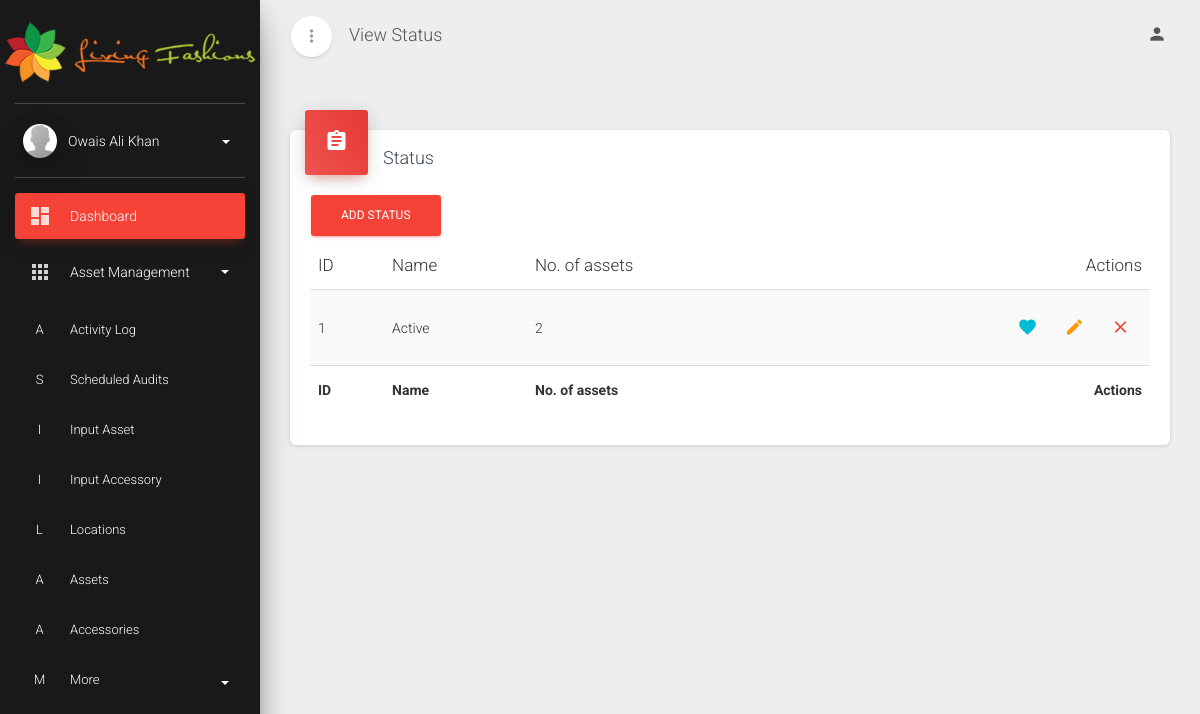
The app's page /view_statuses/ (signed in), older data.
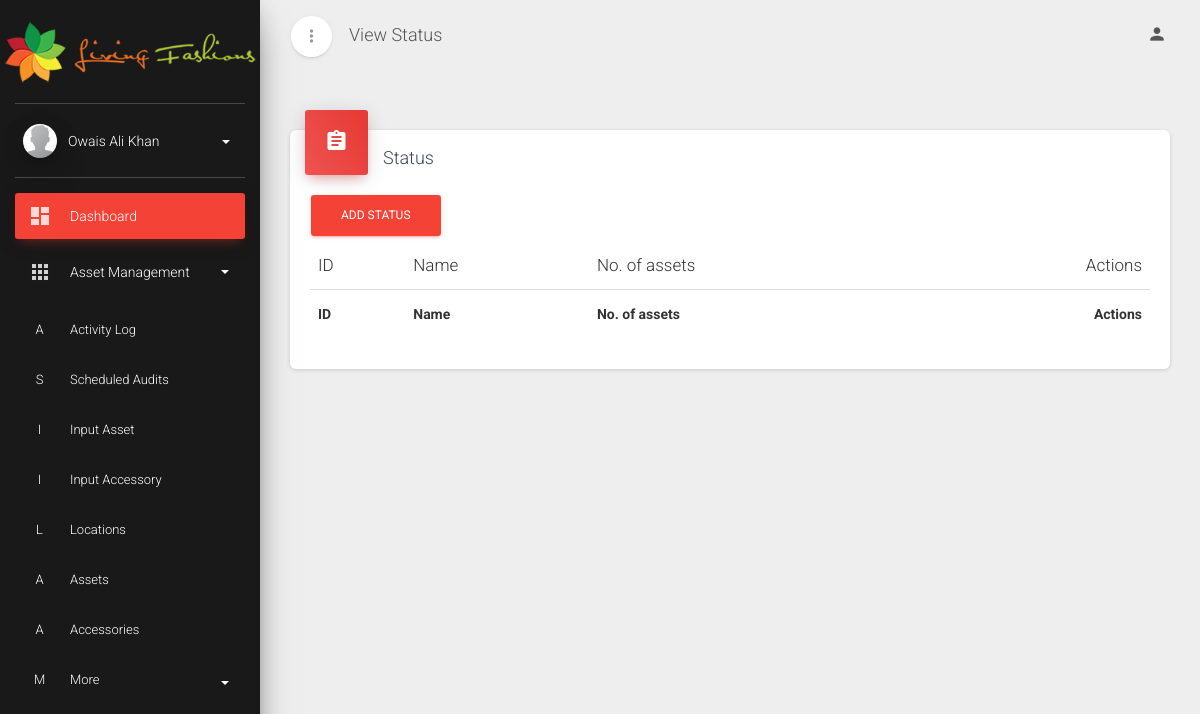
The same page, newer data.
### webapp/models.py (models this page shows, shortened)
class Status(models.Model):
    name = models.CharField(max_length=200, help_text="Status of asset", unique=True)

class Asset(models.Model):
    class STATUSES(models.TextChoices):
        checked_in = 'I', 'Checked in'
        checked_out = 'O', 'Checked out'
    category = models.ForeignKey(Category, on_delete=models.SET_NULL, null=True)
    manufacturer = models.ForeignKey(Manufacturer, on_delete=models.SET_NULL, null=True)
    name = models.CharField(max_length=200, help_text='Name of asset')
    price = models.IntegerField(help_text='Price of asset in rupees')
    processor = models.CharField(max_length=200, help_text='Processor specs')
    ram = models.IntegerField(help_text='Total RAM in asset')
    hdd = models.IntegerField(help_text='Total HDD storage in asset', blank=True, null=True)
    ssd = models.IntegerField(help_text='Total SSD storage in asset', blank=True, null=True)
    purchase_date = models.DateField(help_text='Date of asset purchase')
    checkout_status = models.CharField(max_length=1, choices=STATUSES.choices, default=STATUSES.checked_in)
    status = models.ForeignKey(Status, on_delete=models.SET_NULL, null=True)
    department = models.ForeignKey(Department, on_delete=models.SET_NULL, null=True)
    supplier = models.ForeignKey(Supplier, on_delete=models.SET_NULL, null=True)
    assigned_to = models.ForeignKey(Employee, on_delete=models.SET_NULL, null=True)
    location = models.ForeignKey(Location, on_delete=models.SET_NULL, null=True)
    asset_image = models.ImageField(upload_to='images/', blank=True, null=True)
    serial = models.CharField(max_length=200, help_text='Serial number of asset', blank=True)
    invoice = models.IntegerField(help_text='Invoice number of asset', blank=True, null=True)

### webapp/views.py (the view)
# urls.py: path('view_statuses/', views.StatusListView.as_view(), name='view_status-list'),
class StatusListView(LoginRequiredMixin, ListView):
    model = Status
    fields = '__all__'
    context_object_name = 'statuses'
    template_name = 'webapp/view_statuses.html'

### webapp/templates/webapp/view_statuses.html (shortened to what this page needs)
{% extends 'master.html' %}
{% block title %}View Status{% endblock title %}
{% block content %}
  <div class="content">
    <div class="container-fluid">
      <div class="row">
        <div class="col-md-12">
          <div class="card">
            <div class="card-header card-header-danger card-header-icon">
              <div class="card-icon">
                <i class="material-icons">assignment</i>
              </div>
              <h4 class="card-title">Status</h4>
            </div>
            <div class="card-body">
              <a class="btn btn-danger" href="{% url 'input_status' %}" role="button">Add status</a>
              <div class="material-datatables">
                <table id="datatables" class="table table-striped table-no-bordered table-hover" cellspacing="0" width="100%" style="width:100%">
                  <thead>
                    <tr>
                      <th>ID</th>
                      <th>Name</th>
                      <th>No. of assets</th>
                      <th class="disabled-sorting text-right">Actions</th>
                    </tr>
                  </thead>
                  <tfoot>
                    <tr>
                      <th>ID</th>
                      <th>Name</th>
                      <th>No. of assets</th>
                      <th class="text-right">Actions</th>
                    </tr>
                  </tfoot>
                  <tbody>
                    {% for status in statuses %}
                    <tr>
                        <td>{{ status.id }}</td>
                        <td>{{ status.name }}</td>
                        <td>{{ status.asset_set.all|length }}</td>
                        <td class="text-right">
                            <a href="#" class="btn btn-link btn-info btn-just-icon like"><i class="material-icons">favorite</i></a>
                            <a href="{% url 'view_status-update' status.id %}" class="btn btn-link btn-warning btn-just-icon edit"><i class="material-icons">edit</i></a>
                            <a href="{% url 'view_status-delete' status.id %}" class="btn btn-link btn-danger btn-just-icon remove"><i class="material-icons">close</i></a>
                        </td>
                    </tr>
                    {% endfor %}
                  </tbody>
                </table>
              </div>
            </div>
          </div>
        </div>
      </div>
    </div>
  </div>
{% endblock %}

Row changes from the older to the newer data that the page shows:
removed Status: id "1", name "Active", asset_set.all|length "2"
